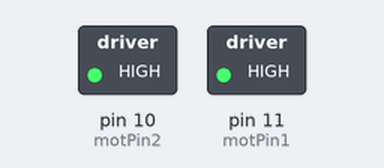
The sketch below on a simulated Arduino Uno, built with avr-gcc and run on an emulated ATmega328P. On the bench: switched loads named in the sketch (green lamp = pin HIGH).

Above: at 1.1 s.
At 11.1 s:
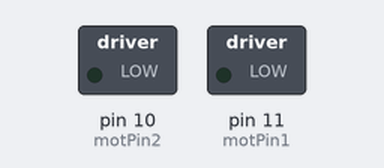
Timing chart, 0 to 12.6 s (numbered marks = the images above):
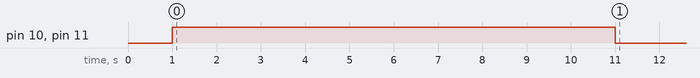

The sketch:

Movement.ino
```cpp
/*
  Description:
  this is a code written to test the distance moved for the vehicle in 10000ms.

  Author:
  Christopher Chun-Hung Ho
  z5019205

  History:

  v1.0  13/9/14 file created to test.
*/

const int motPin1 = 11;        //motor pin 1 for logic gate
const int motPin2 = 10;        //motor pin 2 for logic gate

void setup(){

  pinMode(motPin1, OUTPUT);
  pinMode(motPin2, OUTPUT);

  delay(1000);

  digitalWrite(motPin1, HIGH);
  digitalWrite(motPin2, HIGH);
  delay(10000);
  digitalWrite(motPin1, LOW);
  digitalWrite(motPin2, LOW);
}

void loop(){
}
```
